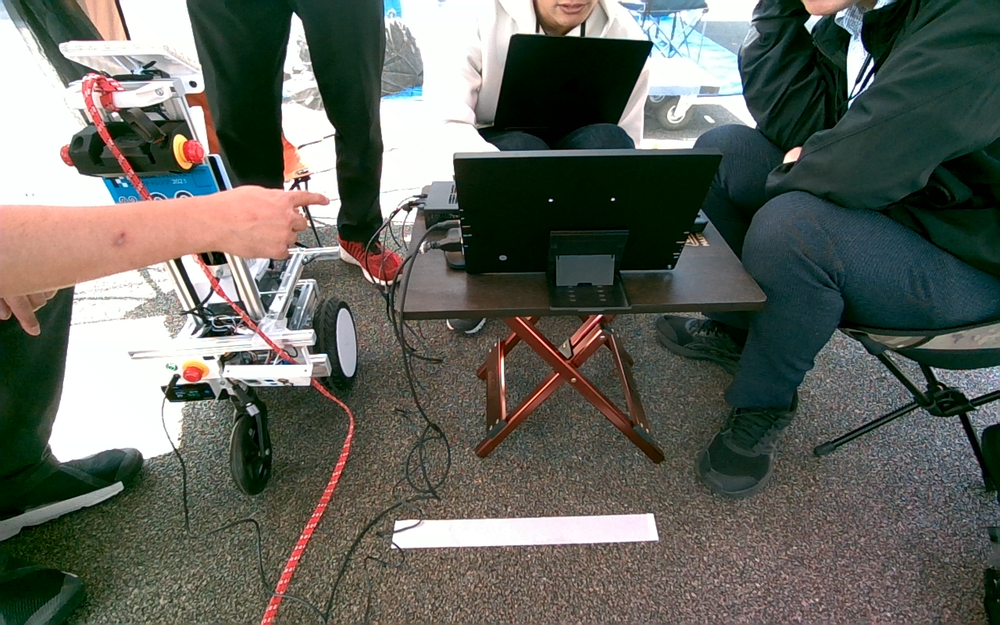
#> input picture materials/Screenshot 2023-10-21 12-01-17.png, 1000 x 625 px, shrunk from 1280 x 800 before the run, found by its file name
$ python hough_test.py
#> lines starting #> are read from the running program, lines starting #| are printed output that depends on the picture
import cv2
import numpy as np

# 画像の読み込み
image = cv2.imread("materials\Screenshot 2023-10-21 12-01-17.png", cv2.IMREAD_COLOR)
#> image is the input picture: shape (625, 1000, 3); mean B, G, R 93.5, 100.9, 98.3

# グレースケールに変換
gray = cv2.cvtColor(image, cv2.COLOR_BGR2GRAY)
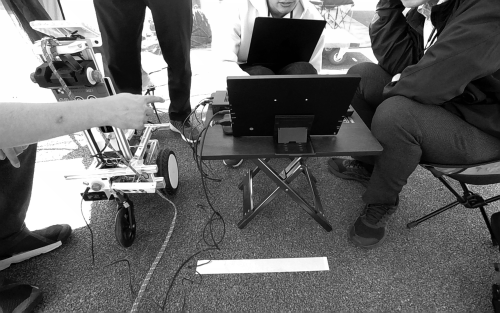
#> gray: shape (625, 1000) (shown at 1/2 size); min 0, max 255, mean 99.3

# Cannyエッジ検出
edges = cv2.Canny(gray, 100, 150)
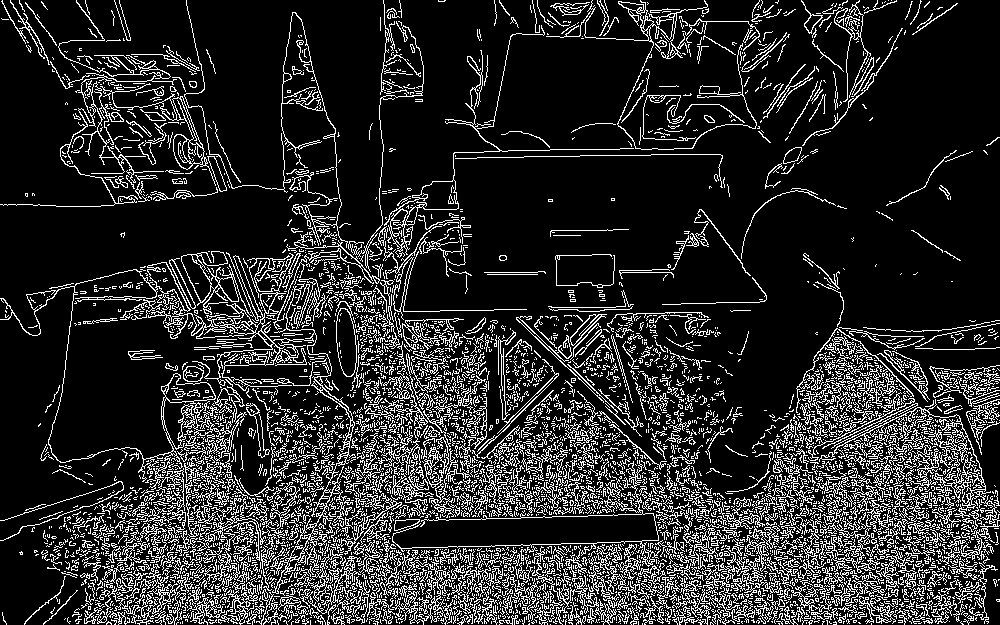
#> edges: shape (625, 1000); 16.6% white in thin lines or dots

# Hough変換で直線を検出
lines = cv2.HoughLines(edges, 1, np.pi / 180, 200)

# 検出した直線を画像に描画
for rho, theta in lines[:, 0]:
    a = np.cos(theta)
    b = np.sin(theta)
    x0 = a * rho
    y0 = b * rho
    x1 = int(x0 + 1000 * (-b))
    y1 = int(y0 + 1000 * (a))
    x2 = int(x0 - 1000 * (-b))
    y2 = int(y0 - 1000 * (a))
    cv2.line(image, (x1, y1), (x2, y2), (0, 0, 255), 2)
#> this loop made 3231 passes
#> (rho, theta, a, b, x0, y0, x1, y1) on passes 1 to 3: (615, 1.55, 0.0175, 1, 10.73, 614.9, -989, 632), (621, 1.47, 0.105, 0.995, 64.91, 617.6, -929, 722), (621, 1.57, -4.37e-08, 1, -2.71e-05, 621, -1000, 620)
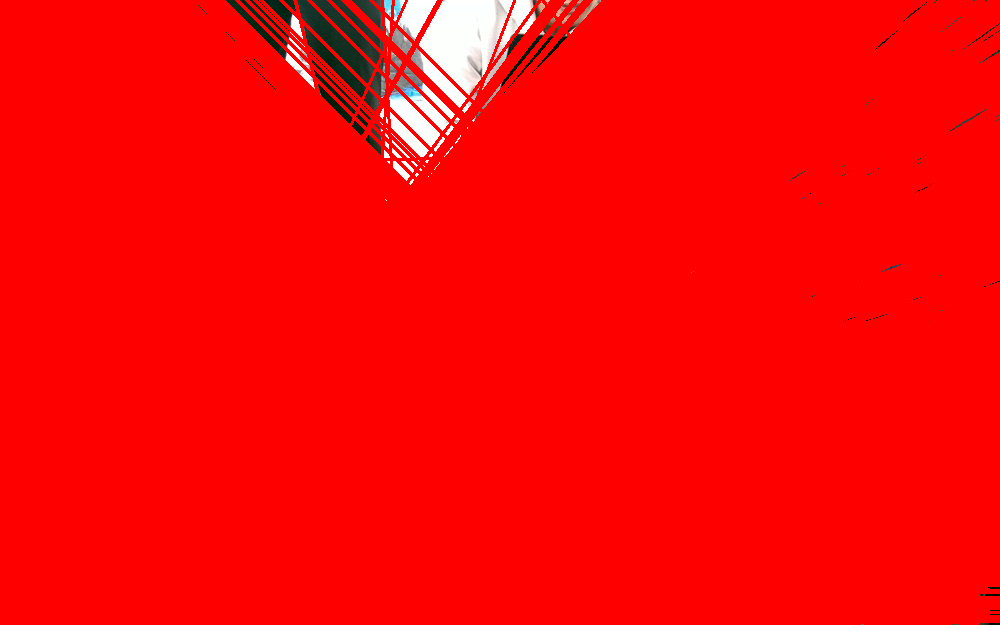
#> image: shape (625, 1000, 3); mean B, G, R 5.5, 5.7, 251.4

# 画像を表示
cv2.imshow("Detected Stop Lines", image)
cv2.waitKey(0)
cv2.destroyAllWindows()

$ run again, with materials/Screenshot 2023-10-21 12-45-04.png copied over materials/Screenshot 2023-10-21 12-01-17.png
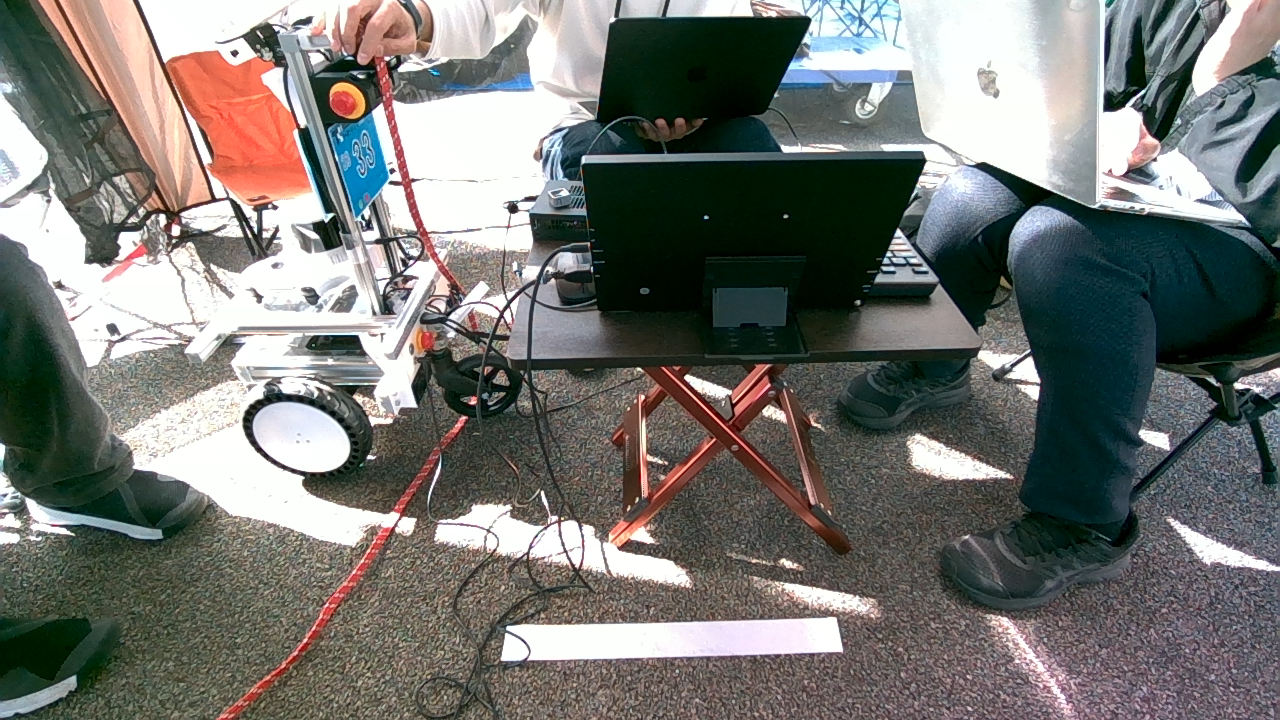
#> input picture materials/Screenshot 2023-10-21 12-45-04.png, 1280 x 720 px, found by its file name
#> image is the input picture: shape (720, 1280, 3); mean B, G, R 113.3, 117.1, 116.7
#> `edges = cv2.Canny(gray, 100, 150)`:
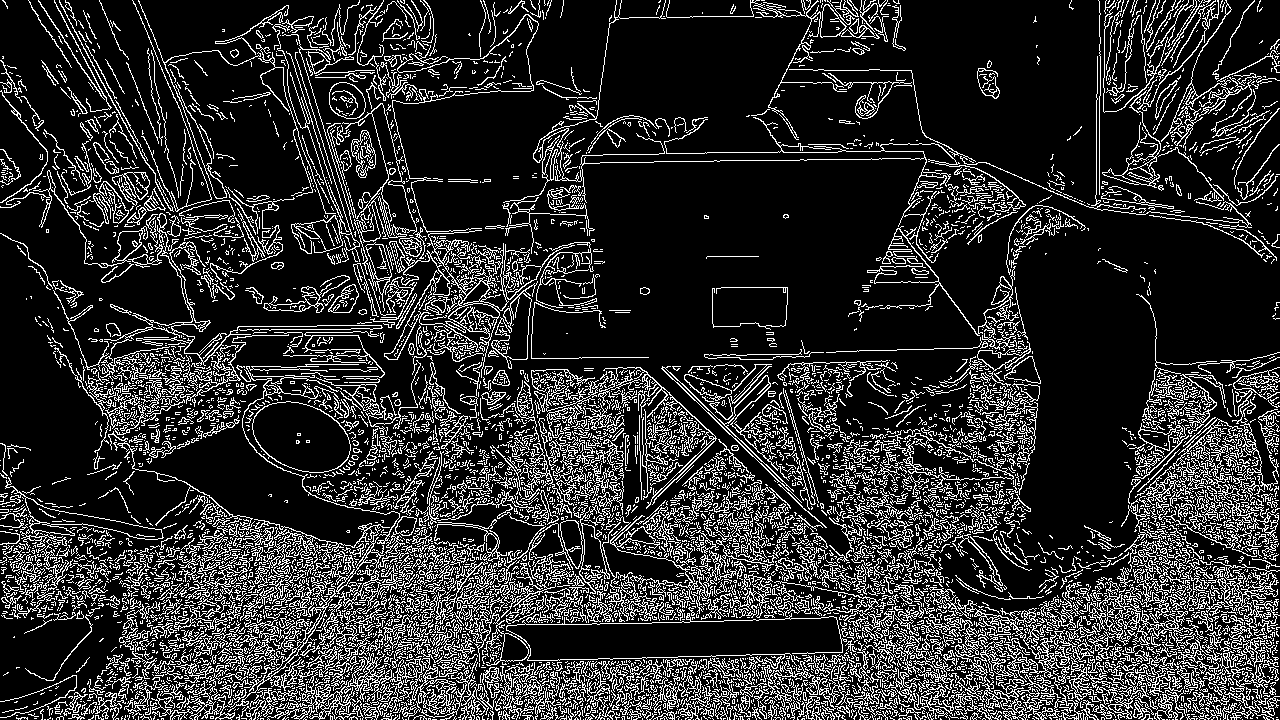
#> edges: shape (720, 1280); 18.1% white in thin lines or dots
#> the loop `for rho, theta in lines[:, 0]:` made 6756 passes
#> (rho, theta, a, b, x0, y0, x1, y1) on passes 1 to 3: (710, 1.55, 0.0175, 1, 12.39, 709.9, -987, 727), (696, 1.57, -4.37e-08, 1, -3.04e-05, 696, -1000, 695), (594, 1.59, -0.0175, 1, -10.37, 593.9, -1010, 576)
#> after the loop `for rho, theta in lines[:, 0]:`:
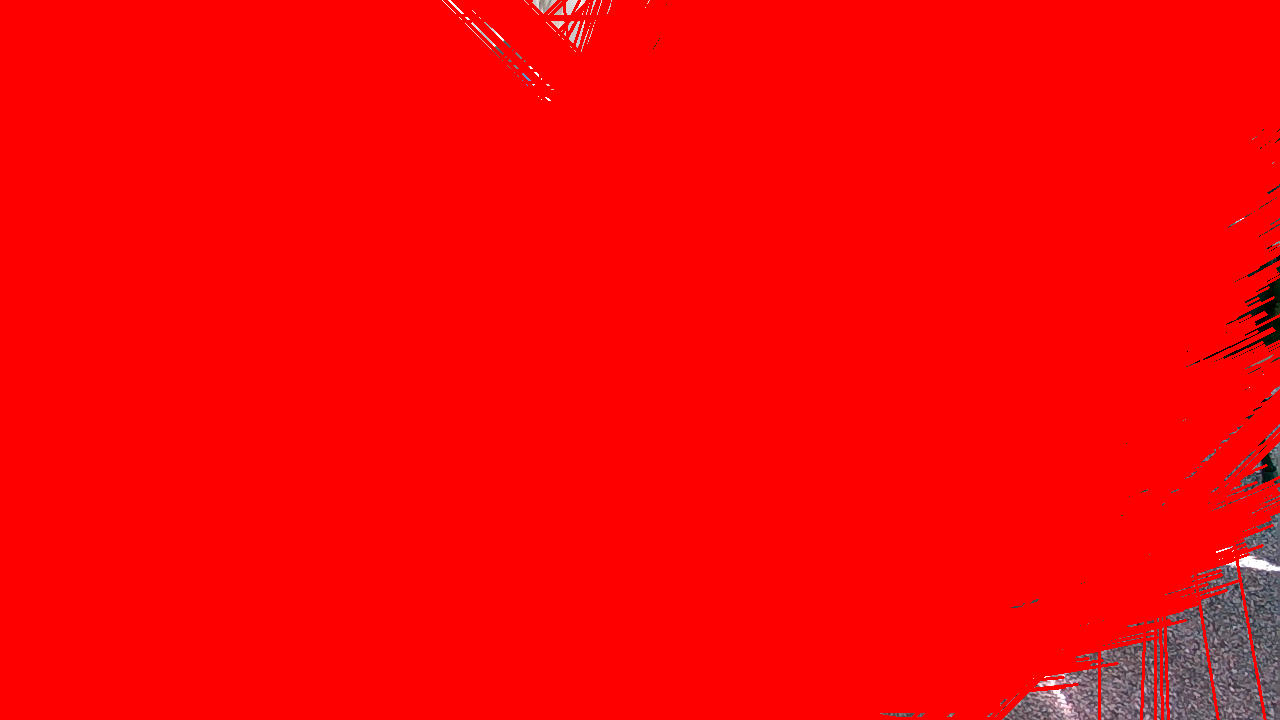
#> image: shape (720, 1280, 3); mean B, G, R 3.4, 3.1, 250.5

$ run again, with materials/Screenshot 2023-10-21 13-20-54.png copied over materials/Screenshot 2023-10-21 12-01-17.png
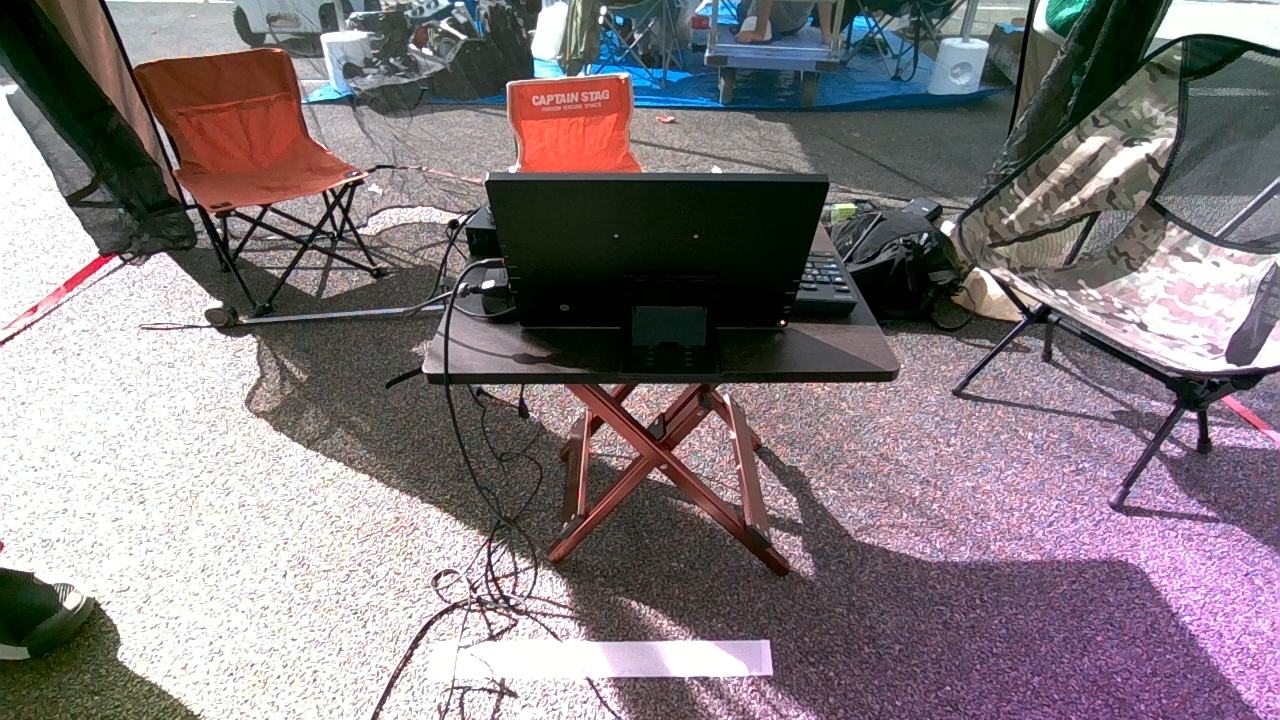
#> input picture materials/Screenshot 2023-10-21 13-20-54.png, 1280 x 720 px, found by its file name
#> image is the input picture: shape (720, 1280, 3); mean B, G, R 126.1, 122.4, 131.4
#> `edges = cv2.Canny(gray, 100, 150)`:
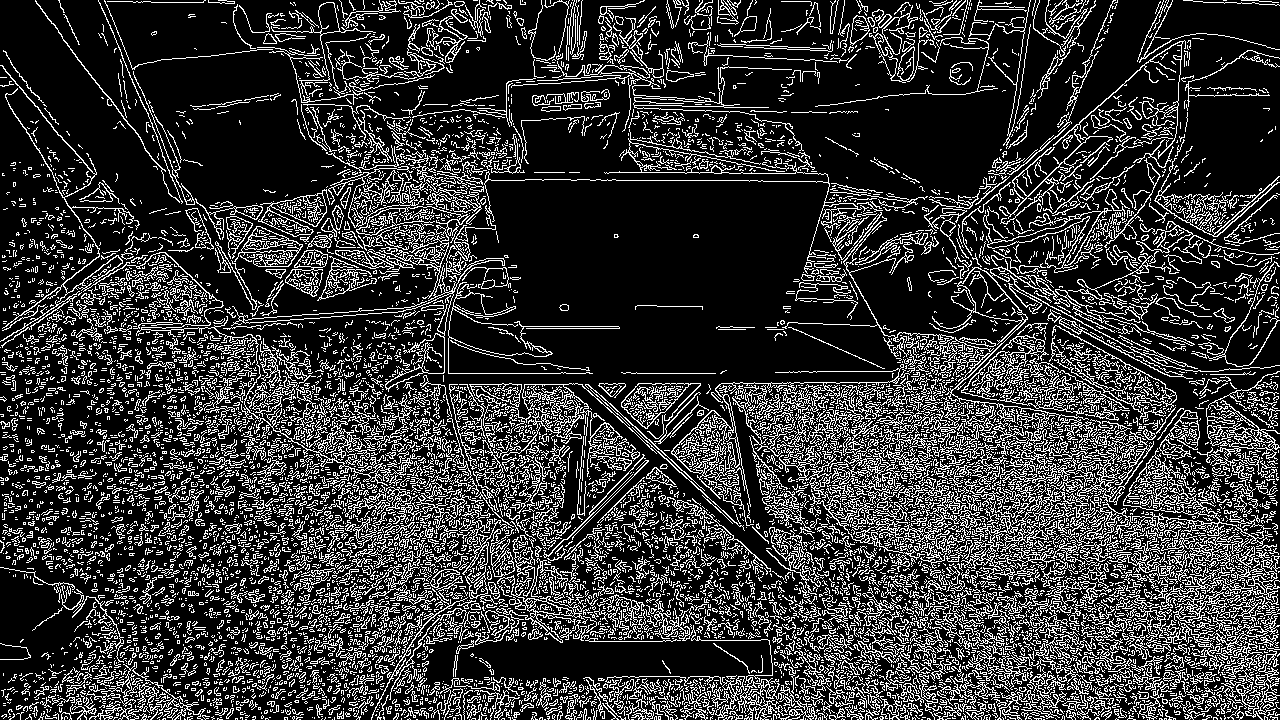
#> edges: shape (720, 1280); 21% white in thin lines or dots
#> the loop `for rho, theta in lines[:, 0]:` made 13507 passes
#> (rho, theta, a, b, x0, y0, x1, y1) on passes 1 to 3: (296, 1.78, -0.208, 0.978, -61.54, 289.5, -1039, 81), (343, 1.66, -0.0872, 0.996, -29.89, 341.7, -1026, 254), (364, 1.71, -0.139, 0.99, -50.66, 360.5, -1040, 221)
#> after the loop `for rho, theta in lines[:, 0]:`:
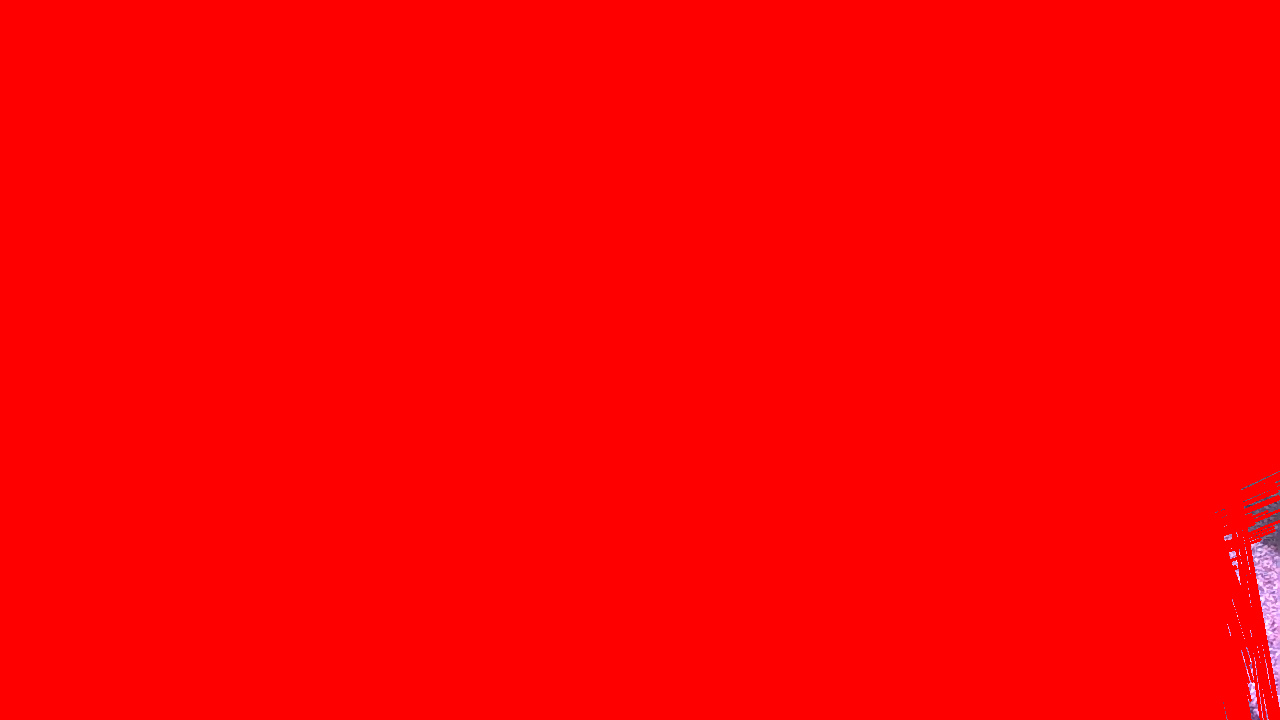
#> image: shape (720, 1280, 3); mean B, G, R 0.9, 0.6, 254.7
